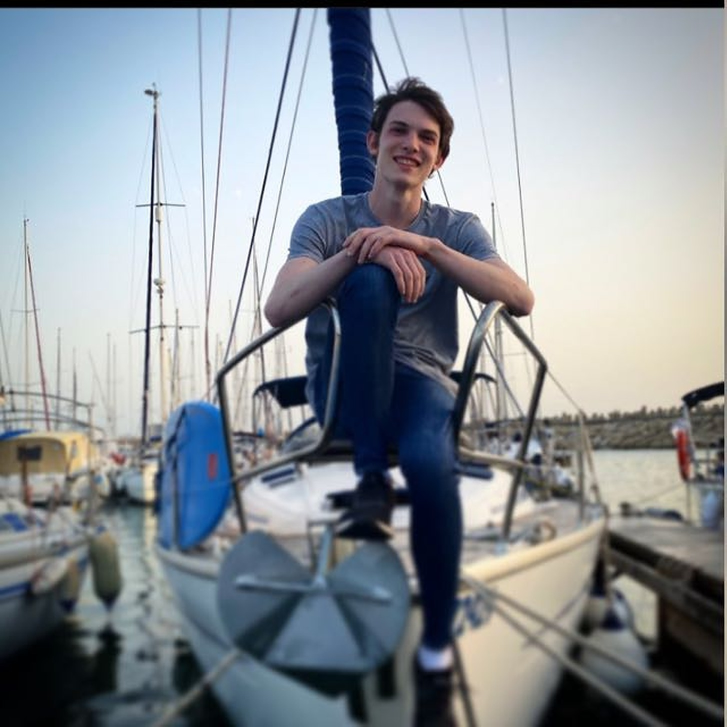
#> input picture pocModel3/ben.jpg, 1453 x 1453 px, given in place of room_ser.jpg, which was not available (shown at 1/2 size)
$ python edgeDetection.py pocModel3/ben.jpg pocModel3/itamar.JPG pocModel3/itamar.JPG pocModel3/itamar.JPG pocModel3/itamar.JPG
#> lines starting #> are read from the running program, lines starting #| are printed output that depends on the picture; pictures that were not available may be replaced by others from this repository, and a replacement may not be noted
import cv2
import numpy
import sys

# [4 lines of commented-out code are left out]

X = 200
Y = 200
WIDTH = 100
HEIGHT = 100

numpy.set_printoptions(threshold=sys.maxsize)

# Read the original image
img = cv2.imread("C:\\room_ser.jpg")
#> img is the input picture: shape (1453, 1453, 3); mean B, G, R 151.4, 145.2, 138.6
img = cv2.resize(img, (670,465), fx=0.4, fy=0.4)
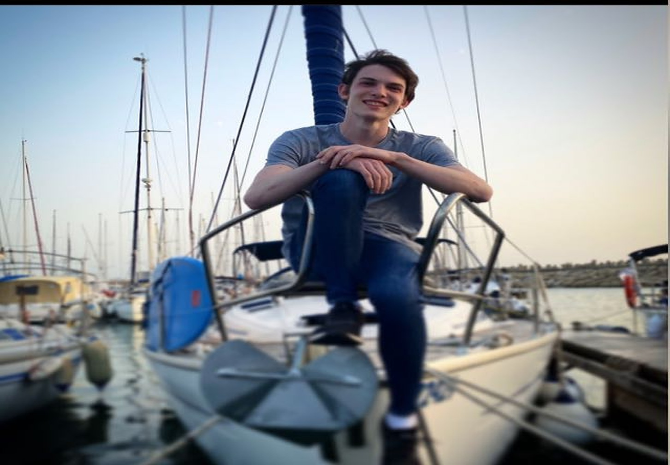
#> img: shape (465, 670, 3); mean B, G, R 151.3, 145.2, 138.5

# Convert to graycsale
img_gray = cv2.cvtColor(img, cv2.COLOR_BGR2GRAY)
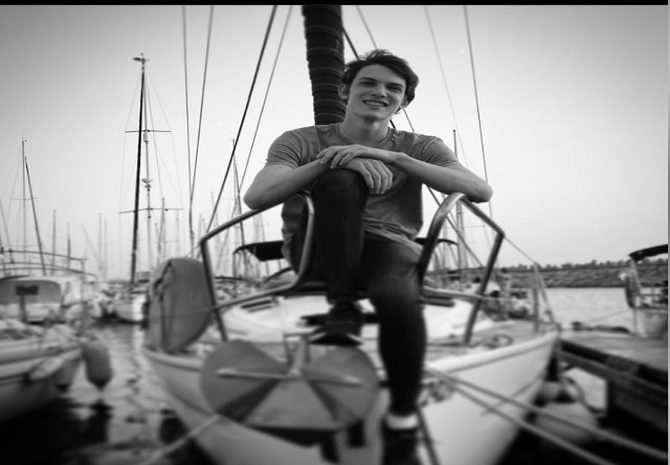
#> img_gray: shape (465, 670); min 0, max 255, mean 143.9
# Blur the image for better edge detection
img_blur = cv2.GaussianBlur(img_gray, (3,3), 0)
# Canny Edge Detection
edges = cv2.Canny(image=img_blur, threshold1=100, threshold2=200) # Canny Edge Detection
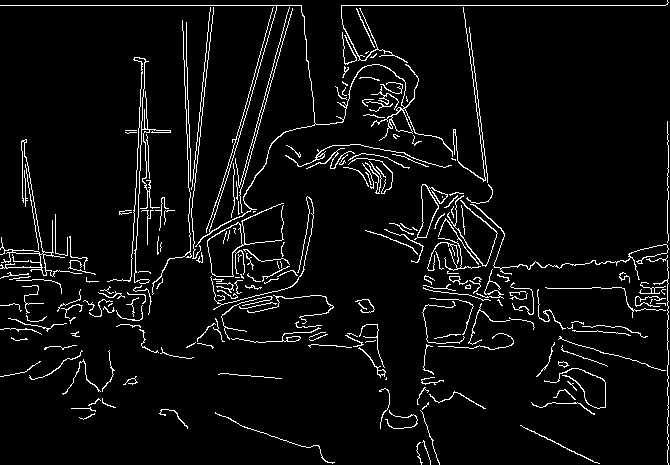
#> edges: shape (465, 670); 5.2% white in thin lines or dots


# Display Canny Edge Detection Image
cv2.imshow('Canny Edge Detection', edges)
cv2.waitKey(0)

#
BitArrayORows = edges[int(float(Y)):int(float(Y) + float(HEIGHT))]
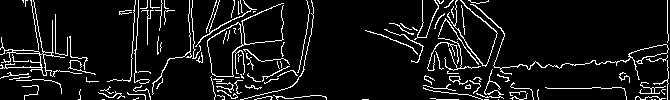
#> BitArrayORows: shape (100, 670); 8.3% white in thin lines or dots
imageBitArray = []
for BitArray in BitArrayORows:
    imageBitArray.append(BitArray[int(float(X)):int(float(X) + float(WIDTH))])
#> this loop made 100 passes
#> after the loop, imageBitArray = 100 items


#for row in imageBitArray:

cv2.destroyAllWindows()

$ run again, on pocModel3/itamar.JPG
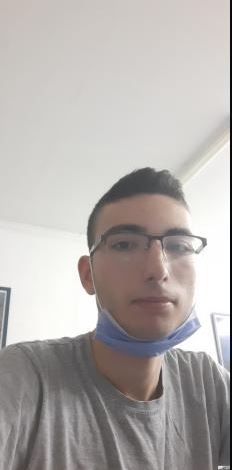
#> input picture pocModel3/itamar.JPG, 232 x 470 px, given in place of room_ser.jpg, which was not available
#> img is the input picture: shape (470, 232, 3); mean B, G, R 172.3, 174.7, 179.3
#> img: shape (465, 670, 3)
#> `edges = cv2.Canny(image=img_blur, threshold1=100, threshold2=200)`:
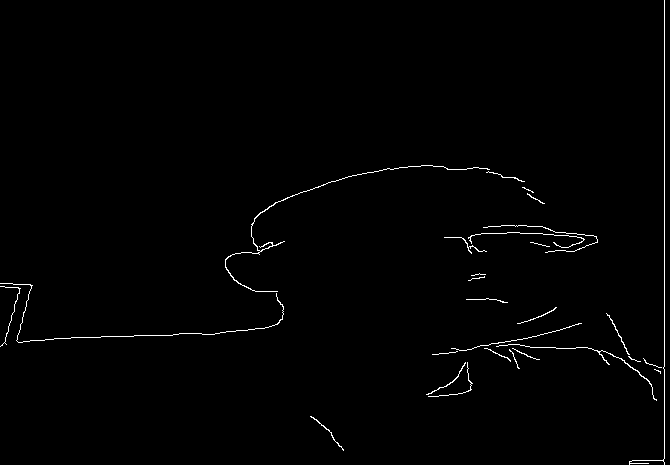
#> edges: shape (465, 670); 0.94% white in thin lines or dots
#> `BitArrayORows = edges[int(float(Y)):int(float(Y) + float(HEIGHT))]`:
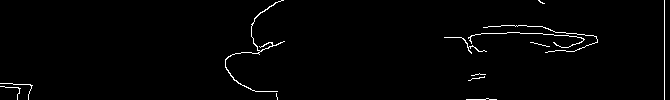
#> BitArrayORows: shape (100, 670); 1.4% white in thin lines or dots
#> the loop `for BitArray in BitArrayORows:` made 100 passes
#> after the loop `for BitArray in BitArrayORows:`: imageBitArray = 100 items

$ run again, on pocModel3/itamargay.jpg
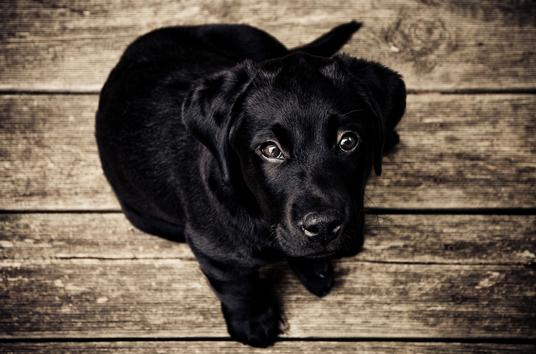
#> input picture pocModel3/itamargay.jpg, 536 x 354 px, given in place of room_ser.jpg, which was not available
#> img is the input picture: shape (354, 536, 3); mean B, G, R 70.7, 82.7, 95.1
#> img: shape (465, 670, 3)
#> `edges = cv2.Canny(image=img_blur, threshold1=100, threshold2=200)`:
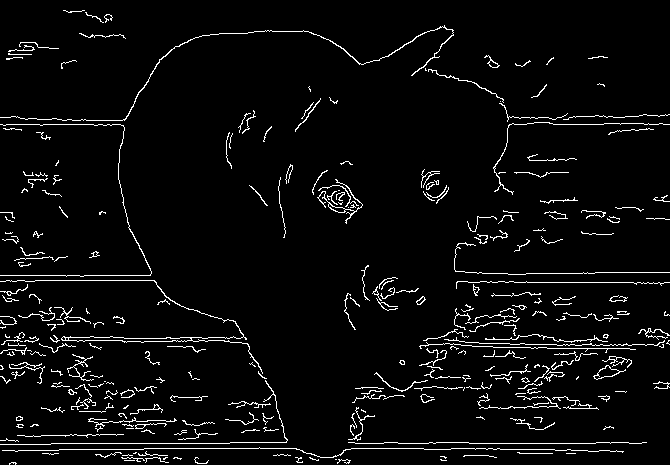
#> edges: shape (465, 670); 4.3% white in thin lines or dots
#> `BitArrayORows = edges[int(float(Y)):int(float(Y) + float(HEIGHT))]`:
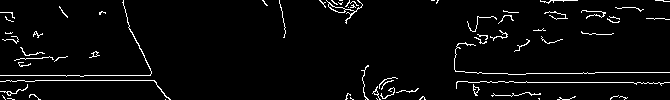
#> BitArrayORows: shape (100, 670); 3.6% white in thin lines or dots
#> the loop `for BitArray in BitArrayORows:` made 100 passes
#> after the loop `for BitArray in BitArrayORows:`: imageBitArray = 100 items
